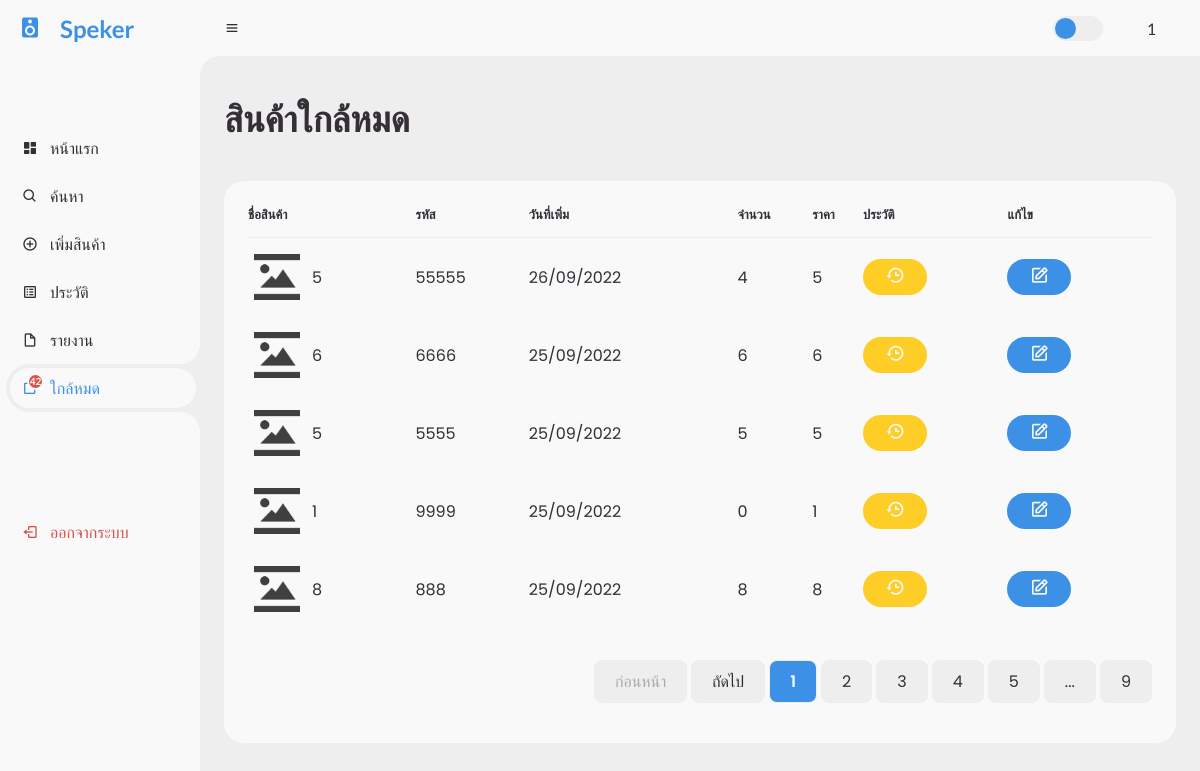
The page /stock.php (signed in) on the database as committed earlier.
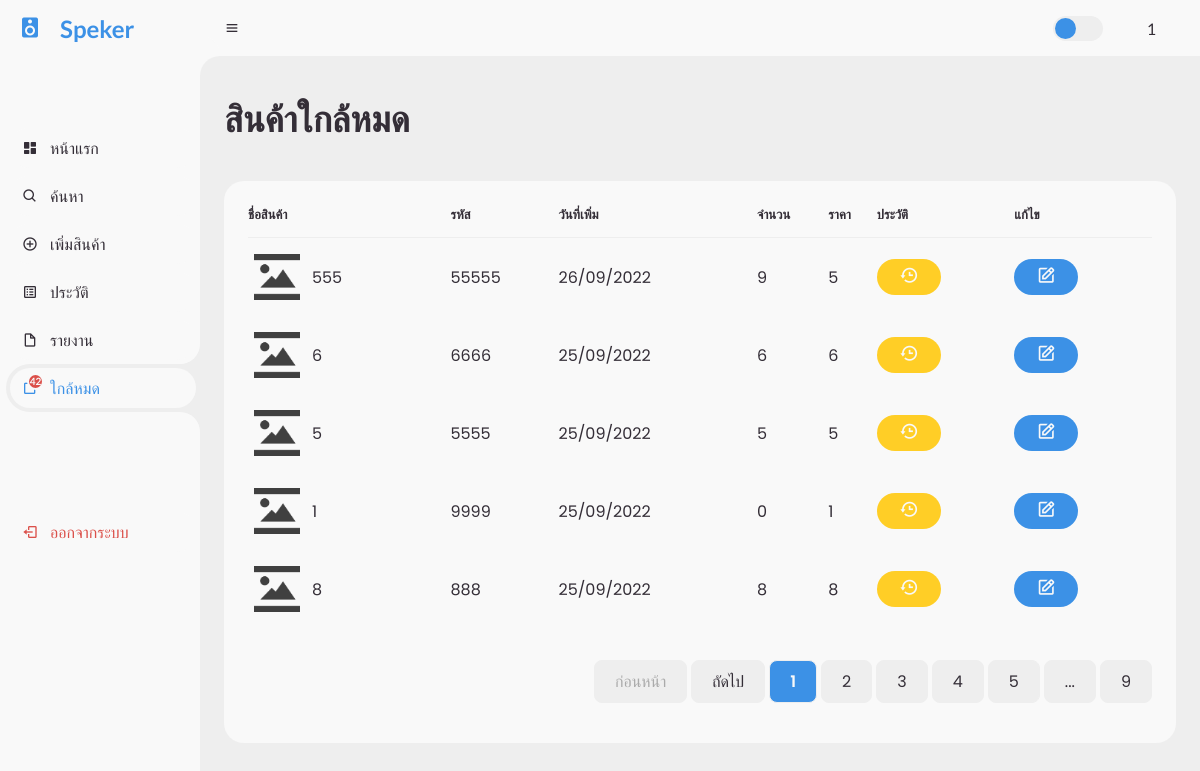
The same page on the database as committed later.
### tables this page shows
CREATE TABLE `product` (
  `id` int(11) NOT NULL,
  `code` varchar(5) NOT NULL,
  `name` varchar(255) NOT NULL,
  `stock` int(11) NOT NULL,
  `price` decimal(10,0) NOT NULL,
  `detail` varchar(1000) NOT NULL,
  `image_path` varchar(255) NOT NULL,
  `create_date` datetime NOT NULL DEFAULT current_timestamp()
);

### function/notify.php (called while the page is built, shortened)
<?php
  include('./config/connect.php');
  $sql11 = "SELECT * FROM setting";
  $query11 = mysqli_query($connect, $sql11);
  $rows11 = mysqli_num_rows($query11);
  $notify11 = 10;
  if ($rows11 < 1){
    $sql11 = "INSERT INTO setting (notify) VALUES ($notify11)";
    $query11 = mysqli_query($connect, $sql11);
  } else {
    $data11 = mysqli_fetch_assoc($query11);
    $notify11 = $data11['notify'];
  }
?>

### stock.php (the view, shortened to what the changed rows need)
<?php
  include('./config/connect.php');
  include('./function/notify.php');
  $perpage = 5;
  $page = 1;
  if (isset($_GET['page'])) {
    $page = $_GET['page'];
  } else {
    $page = 1;
  }
  $start = ($page - 1) * $perpage;
  $sql = "SELECT * FROM product WHERE product.stock <= $notify11 ORDER BY product.create_date DESC limit $start,$perpage";
  $query = mysqli_query($connect, $sql);
?>
<!DOCTYPE html>
<html lang="en">
<head>
  <link href="https://unpkg.com/boxicons@2.0.9/css/boxicons.min.css" rel="stylesheet" />
  <link rel="stylesheet" href="./css/style.css" />
</head>
<body>
  <section id="content">
    <main>
      <div class="head-title">
        <div class="left">
          <h1>สินค้าใกล้หมด</h1>
        </div>
      </div>
      <div class="table-data">
        <div class="order">
          <table>
            <thead>
              <tr>
                <th>ชื่อสินค้า</th>
                <th>รหัส</th>
                <th>วันที่เพิ่ม</th>
                <th>จำนวน</th>
                <th>ราคา</th>
                <th>ประวัติ</th>
                <th>แก้ไข</th>
              </tr>
            </thead>
            <tbody>
              <?php
                while ($data = mysqli_fetch_array($query)) {
              ?>
              <tr>
                <td>
                  <?php if ($data['image_path']) {
                    echo "<img src ='$data[image_path]'/>";
                  } else {
                    echo "<img src ='./img/default/default.png' />";
                  }
                  ?>
                  <p><?php echo "$data[name]"; ?></p>
                </td>
                <td><?php echo "$data[code]"; ?></td>
                <td>
                  <?php
                    $date = date('d/m/Y', strtotime($data["create_date"]));
                    echo "$date";
                  ?>
                </td>
                <td><?php echo "$data[stock]"; ?></td>
                <td><?php echo "$data[price]"; ?></td>
                <td>
                  <?php echo "<a href='log_product.php?id=$data[id]' class='process'><i class='bx bx-history'></i></i></a>"; ?>
                </td>
                <td>
                  <?php echo "<a href='edit.php?id=$data[id]' class='completed'><i class='bx bx-edit'></i></a>"; ?>
                </td>
              </tr>
              <?php } ?>
            </tbody>
          </table>
        </div>
      </div>
    </main>
  </section>
</body>
</html>

Rows that differ between the two databases and show on the page:
changed product (number 1 of 5 on the later page): name "5" → "555"; stock "4" → "9"
